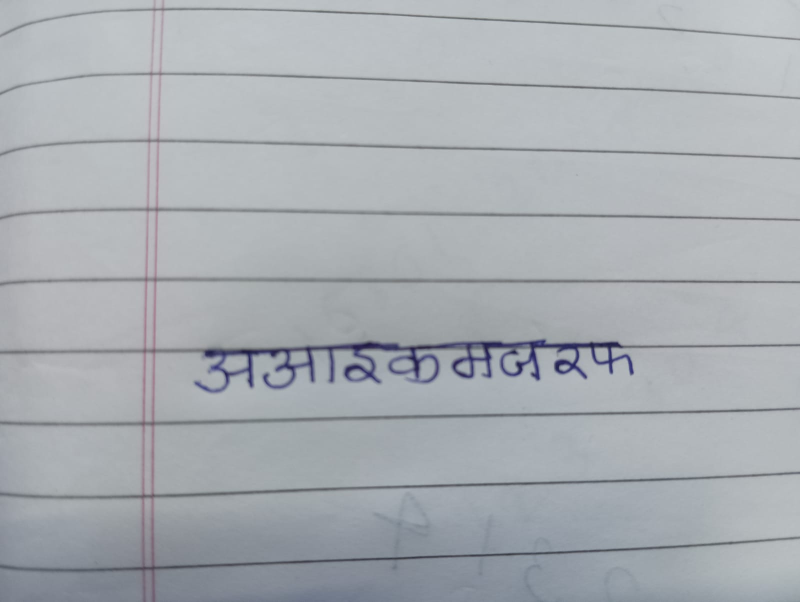
#> input picture test.jpg, 1600 x 1204 px (shown at 1/2 size)
$ jupyter execute preprocessing.ipynb
#> lines starting #> are read from the running program, lines starting #| are printed output that depends on the picture; after the words box and inside, x2 and y2 are one past the last pixel; in counts of white or black regions, pixels touching at a corner belong together
[cell 1]
import cv2
import PIL
from PIL import Image

[cell 2]
curr=cv2.imread("test.jpg")
#> curr is the input picture: shape (1204, 1600, 3); mean B, G, R 178, 173, 168.2

[cell 3]
import cv2

originalImage = cv2.imread('test2.jpg')
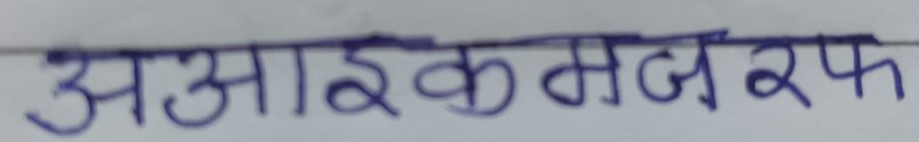
#> input picture test2.jpg, 919 x 142 px
#> originalImage is the input picture: shape (142, 919, 3); mean B, G, R 161.4, 150, 145.4
od=originalImage
grayImage = cv2.cvtColor(od, cv2.COLOR_BGR2GRAY)
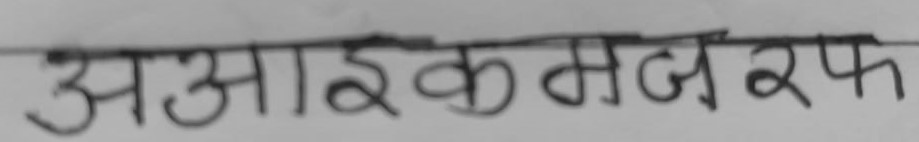
#> grayImage: shape (142, 919); min 27, max 187, mean 150

(thresh, blackAndWhiteImage) = cv2.threshold(grayImage, 127, 255, cv2.THRESH_BINARY)
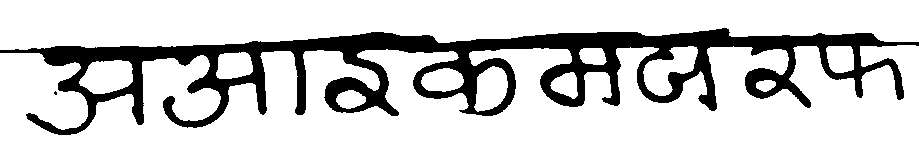
#> blackAndWhiteImage: shape (142, 919); 79.3% white; 2 black regions (1 under 20 px), largest, box (x1, y1, x2, y2) and area: (0, 28, 919, 135) 27038

cv2.imshow('Black white image', blackAndWhiteImage)
# cv2.imshow('Original image',od)
# cv2.imshow('Gray image', grayImage)

cv2.waitKey(0)
cv2.destroyAllWindows()

[cell 4]
blackAndWhiteImage.shape
#> Out = (142, 919)

[cell 5]
l=919*[0]
print(l)

[cell 6]
for c in blackAndWhiteImage:
    for i in range(0,919):
        if (c[i]==0):
            l[i]=l[i]+1
#> this loop made 142 passes
#> after the loop, l = 919 values, max 79 at index 138, min 3 at index 0, mean 29.43

[cell 7]
from matplotlib import pyplot as plt
plt.hist(l,bins=919,edgecolor='black')
plt.xlabel('x')
plt.ylabel('y')
plt.show()
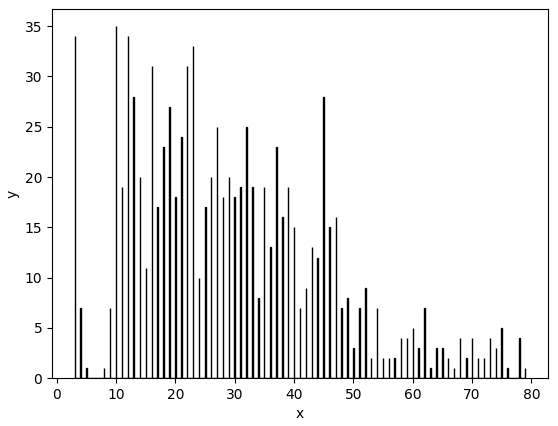
#> figure drawn by matplotlib, 1 panel; tallest bar 35 high, from x = 9.95 to 10.03

[cell 8]
print(l)
#> (printed output is left out)
